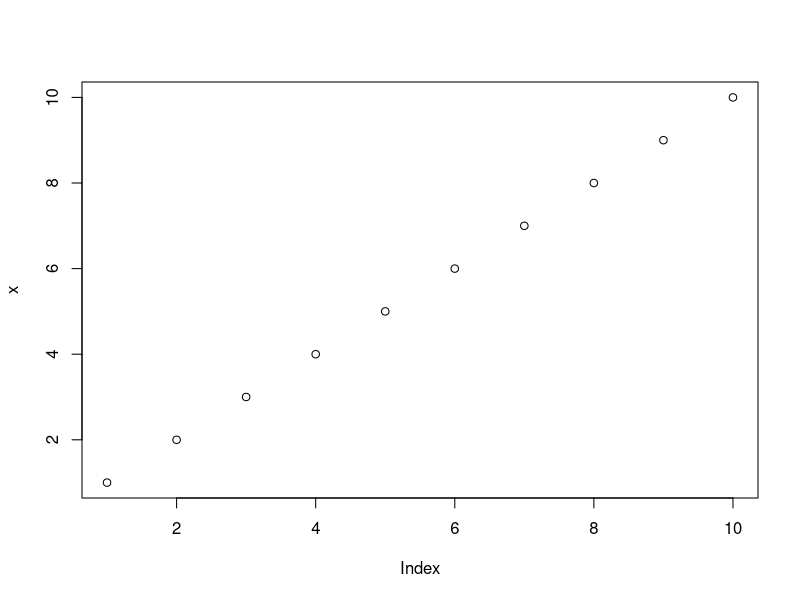
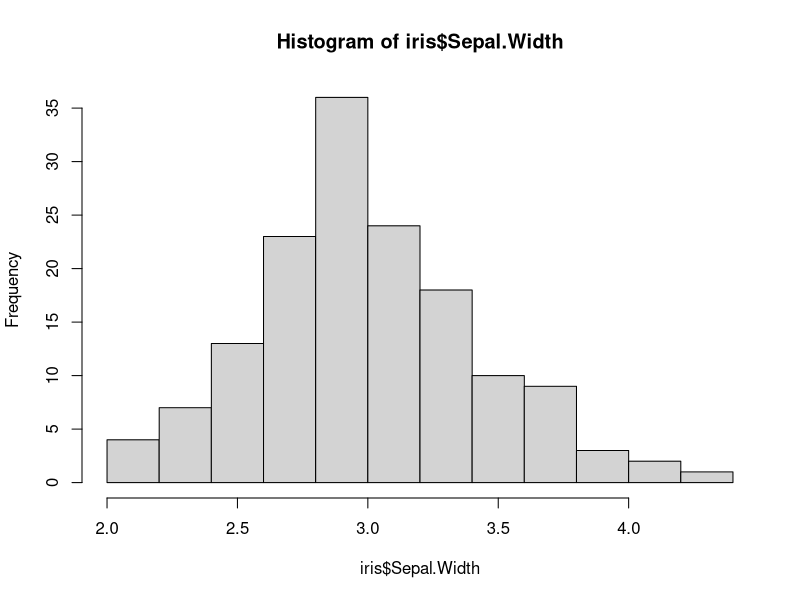
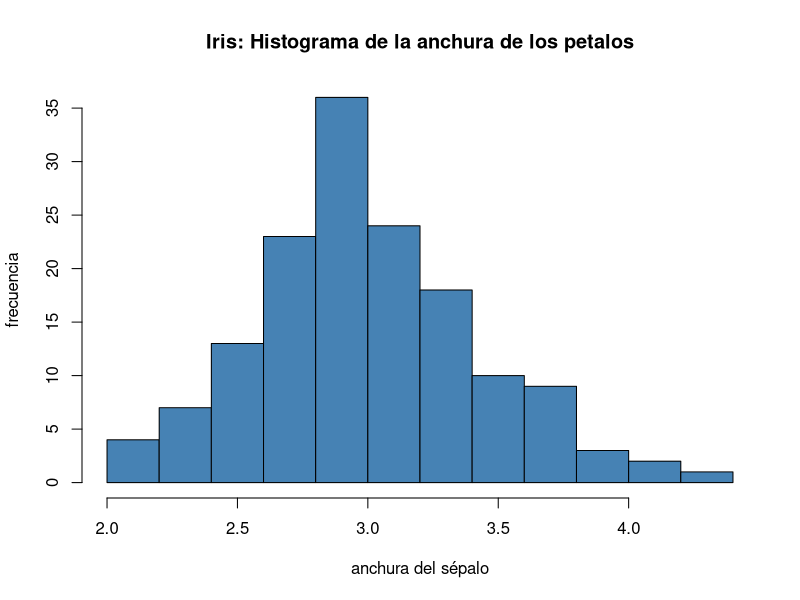
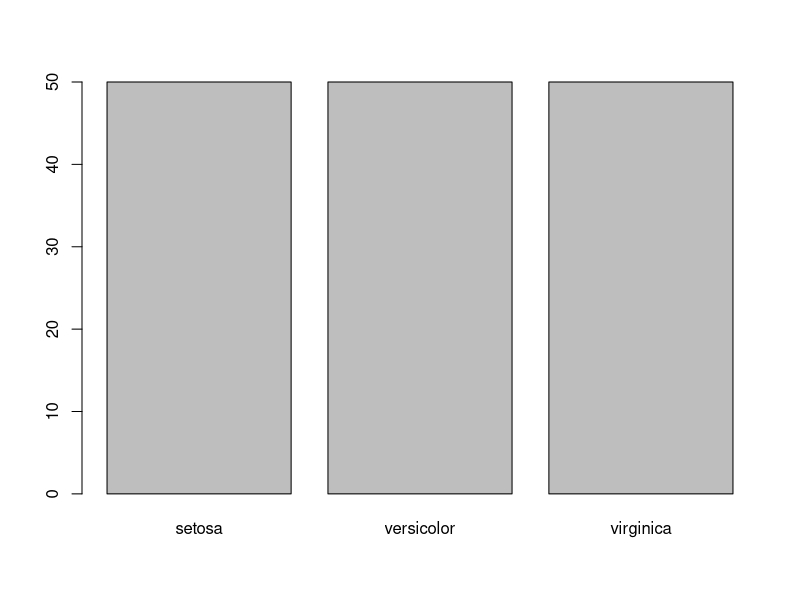
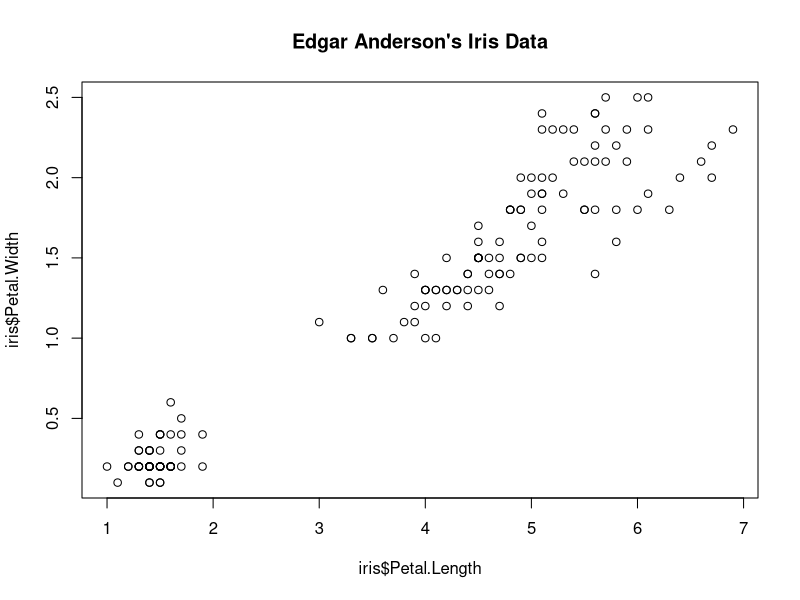
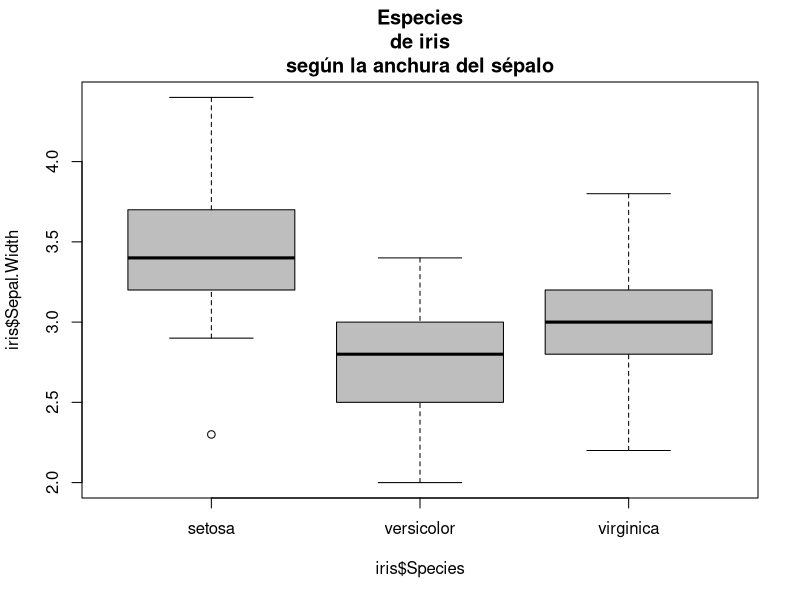

These figures' R source, in order:
print(iris)
str(iris)
summary(iris)



my.iris <- iris
head(my.iris)

ls() #Objetos creados en memoria por nosotros

rm(my.iris) #Borrar el objeto my.iris
ls()


my.iris <- iris
head(my.iris)

my.iris$Petal.Area <- my.iris$Petal.Length * my.iris$Petal.Width

my.iris$Petal.Area <- NULL


my.iris <-iris[order(iris$Sepal.Length),]


# Creación de Vectores
x <-1:10

y <-iris$Species
y # Esta compuesto por las categorías(niveles ) de las especies del dataset Iris

ls()

1:5
5:1
c(1:5,5:1)

seq(1,5)
rep(1:5,5) #Repetir una secuencia n veces
rep(1:5,each = 5) #Repite cada elemento n veces


#Exploración de Vectores

plot(x)

table(y)

summary(y)

head(x)

tail(x)

table(iris$Species)

x <- x^2
x

x[1:3]
x[c(1,3)]

x[x>25]

x[3:1]

x[-(1:2)]
x

x[-length(x)] #Remueve el elemento en la posición señalada

w <-table(iris$Species)
w["setosa"]

w[c("setosa","virginica")]

my.iris <- iris 
colnames(my.iris)[5]<-"Especie"
colnames(my.iris)


z<-table(iris$Species)

names(z)
names(z)[1] <- "Tipo 1"
names(z)

z <-1:10
z

z[z<5]<-100

x<-1:10

sample(x,4) #Elegir 4 elementos aleatorios del vector x

sample(x,50,replace=TRUE)

#Funciones

x<- 1:10

mean(x)
max(x)
median(x)

sum(x)
prod(x)

suma_cuadrados <- function(x) sum(x*x)

suma_cuadrados(x)

media <- function(x){
  longitud <-length(x)
  suma<-sum(x)
  suma/longitud
}

media(x)

tapply(iris$Petal.Length, iris$Species, mean)


# Creación de Listas

is.list(iris)

x <-list("a" = 2.5, "b" = TRUE, c= 1:3)
x$a

typeof(x)
length(x)

str(x)

x <- list(2,TRUE,1:3)
x


x <- list(name = "John", age = 19, speaks = c("English", "French"))
x$name
x$age
x$speaks

x[c(1:2)]

x[-2]

x[c(T,F,F)]

x[c("age","speaks")]
  
x[["name"]] <-"Patricia";x

x[["married"]] <- TRUE
x[["age"]] <- NULL

str(x)

x$married <- NULL

# Gráfico de datos

hist(iris$Sepal.Width)


hist(iris$Sepal.Width,main="Iris: Histograma de la anchura de los petalos",
     xlab ="anchura del sépalo", ylab = "frecuencia",
     col = "steelblue")

barplot(table(iris$Species))

plot(iris$Petal.Length, iris$Petal.Width, main="Edgar Anderson's Iris Data")

boxplot(iris$Sepal.Width ~ iris$Species, col = "gray", main = "Especies
de iris\nsegún la anchura del sépalo")
